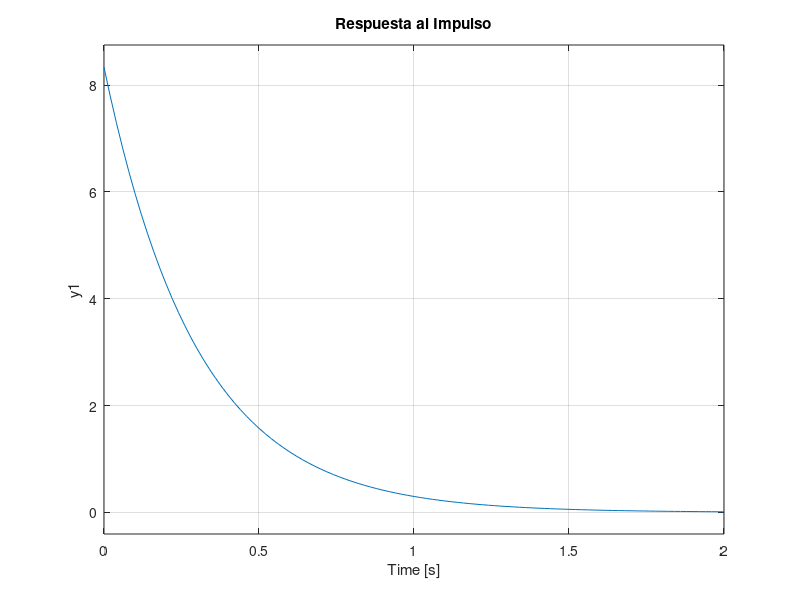

Reproduce this figure in MATLAB.
% Tarea 2: Análisis de Señales Mixtas
clc; clear; close all;


Vin = 12;       % Voltaje de entrada del escalón [V]
K = 2.5;        % Ganancia estática del motor [rad/s / V]
Tau = 0.3;      % Constante de tiempo [s]

% Creamos la Función de Transferencia oficial: G(s) = K / (Tau*s + 1)
sys = tf(K, [Tau 1]); 

disp('Función de Transferencia del Sistema:');
sys


t = 0:0.01:3;   % Vector de tiempo

% Generamos la respuesta ideal al escalón de 12V 
[y_ideal, t_out] = step(sys * Vin, t);

% Agregamos ruido
ruido = 0.8 * (rand(size(y_ideal)) - 0.5); 
y_sensor = y_ideal + ruido;


figure('Color', 'w', 'Position', [100, 100, 800, 600]);

% --- Gráfica 1: Respuesta al Escalón---
subplot(2,1,1);
plot(t, y_sensor, 'b.', 'MarkerSize', 6); hold on;
plot(t, y_ideal, 'r', 'LineWidth', 2);
title(['Caracterización: Respuesta al Escalón de ', num2str(Vin), 'V']);
xlabel('Tiempo (s)'); ylabel('Velocidad (rad/s)');
legend('Datos Experimentales (Simulados)', 'Modelo Identificado G(s)');
grid on;


subplot(2,1,2);


impulse(sys); 
title('Respuesta al Impulso');
grid on;


saveas(gcf, 'graficas_sistema.jpg');
disp('Imagen guardada exitosamente.');
